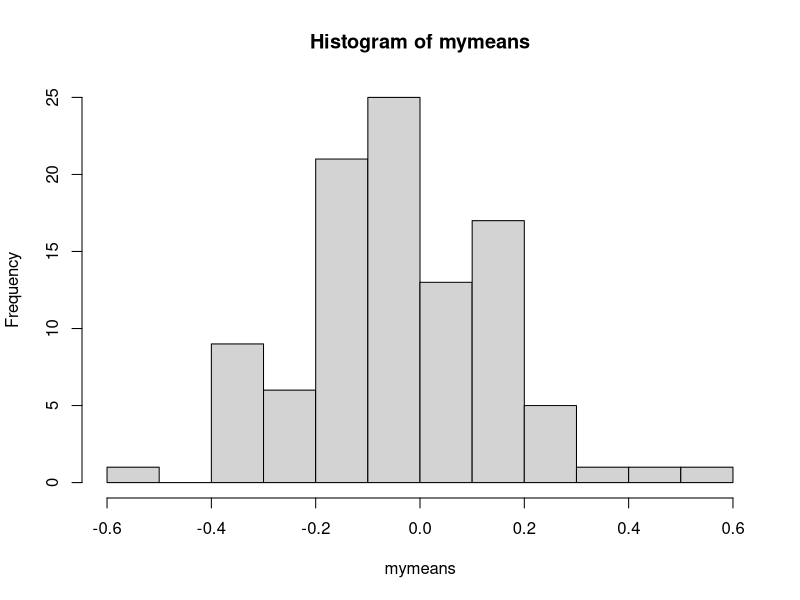
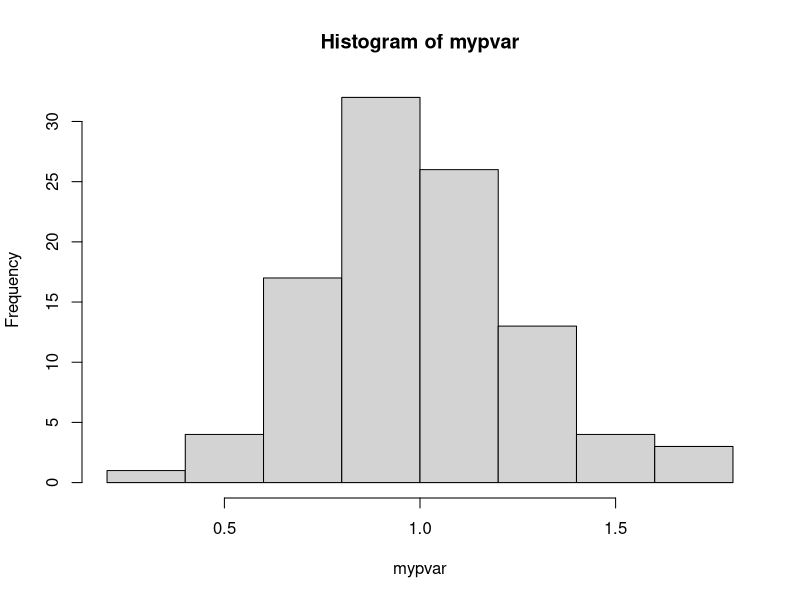
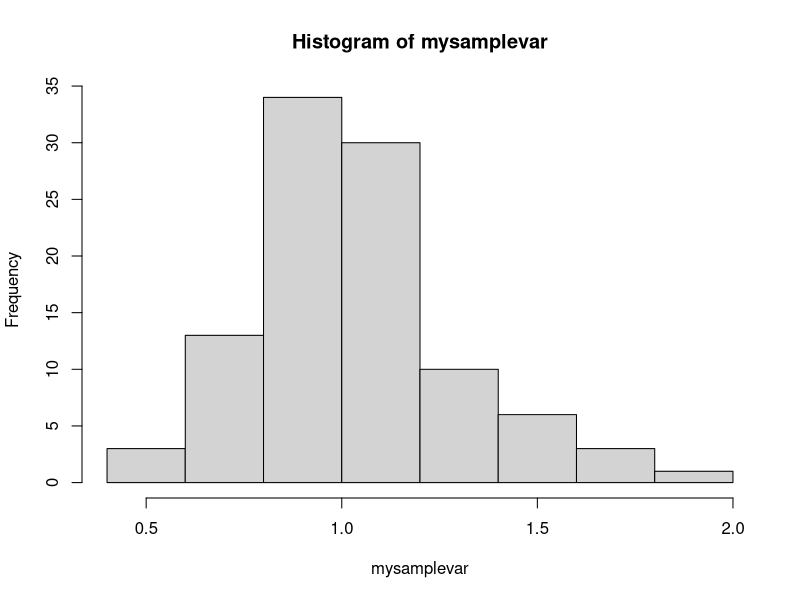

Write the R code that produced these figures, in order.
## ---- chunk 1
knitr::opts_chunk$set(echo = TRUE)
## ---- chunk 2
mysample<-rnorm(3000)
mysample<-data.frame(matrix(data=mysample, nrow =30, ncol=100))
mymeans<-sapply(mysample, mean)
hist(mymeans)
mean(mymeans)


popvar<-function(myvec){sum((myvec-mean(myvec))^2)/length(myvec)}

popvar(c(2,3,5))


mypvar<-sapply(mysample, popvar)
hist(mypvar)
mean(mypvar)
mysamplesd<-sapply(mysample, sd)
mysamplevar<-(mysamplesd)^2

hist(mysamplevar)
mean(mysamplevar)
